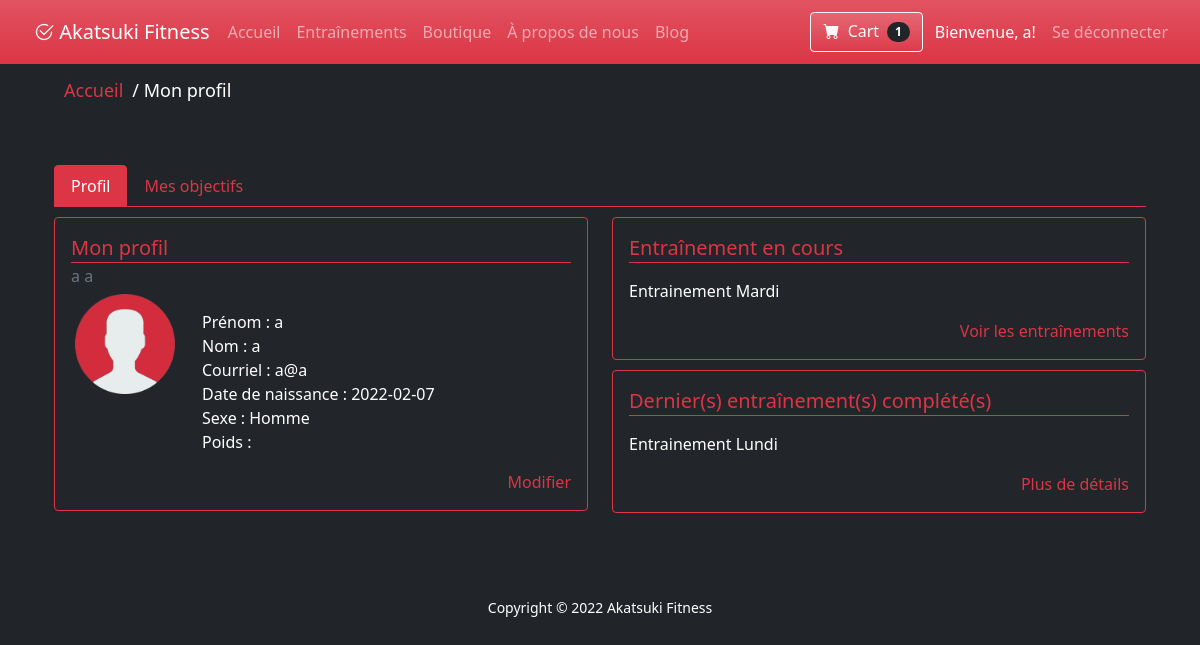
/profile.php (signed in), run on the app's committed database.
### tables this page shows
CREATE TABLE `utilisateur` (
  `iduser` int(11) NOT NULL,
  `nom` varchar(50) NOT NULL,
  `prenom` varchar(50) NOT NULL,
  `email` varchar(100) NOT NULL,
  `date_de_naissance` date NOT NULL,
  `sexe` int(11) NOT NULL,
  `poids` float DEFAULT NULL,
  `datedebutabonnement` date DEFAULT NULL,
  `datefinabonnement` date DEFAULT NULL,
  `poids_desire` float DEFAULT NULL,
  `avatar` int(11) DEFAULT '1'
);

CREATE TABLE `entrainementcontenu` (
  `idcontenu` int(11) NOT NULL,
  `identrainement` int(11) NOT NULL
);

CREATE TABLE `entrainement` (
  `identrainement` int(11) NOT NULL,
  `nom` varchar(50) NOT NULL,
  `status` int(11) NOT NULL,
  `type` varchar(50) NOT NULL,
  `difficulte` varchar(50) NOT NULL
);

### db/conn.php (called while the page is built)
<?php
$host = 'localhost';
$db = 'akatsuki_db';
$user = 'root';
$pass = '';
$chartset = 'utf8mb4';
$dsn = "mysql:host=$host;dbname=$db;chartset=$chartset";
try {
    $pdo = new PDO($dsn, $user, $pass);
    $pdo->setAttribute(PDO::ATTR_ERRMODE, PDO::ERRMODE_EXCEPTION);
} catch (PDOException $e) {
    throw new PDOException($e->getMessage());
}
require_once 'Crud.php';
$crud = new Crud($pdo);

### db/Crud.php (called while the page is built, shortened)
<?php
class Crud
{
    private $db;
    public function __construct($conn)
    {
        $this->db = $conn;
    }
    public function getUser($id){
        try {
            $sql = "SELECT * FROM utilisateur WHERE iduser = '$id' ";
            $stmt = $this->db->prepare($sql);
            $stmt->execute();
            $result = $stmt->fetch();
            return  $result;
        } catch (PDOException $e) {
            echo $e->getMessage();
            return false;
        }
    }
    private function getContenuId($idUser){
        try{
            $sql = "SELECT * FROM  `contenu` WHERE iduser = '$idUser' ";
            $stmt = $this->db->prepare($sql);
            $stmt->execute();
            $result = $stmt->fetch();
            return  $result['idcontenu'];
        }catch  (PDOException $e) {
            echo $e->getMessage();
        return false;
        }
    }
    public function getEntrainementsCompletedByIdUser($idUser){
        $idContenu =$this->getContenuId($idUser);
        return $this->getEntrainementsCompletedOrIncompletedByContenu($idContenu,self::STATUS_COMPLETED);
    }
    public function getEntrainementsInProgressByIdUser($idUser){
        $idContenu =$this->getContenuId($idUser);
        return $this->getEntrainementsCompletedOrIncompletedByContenu($idContenu,self::STATUS_INPROGRESS);
    }
    private function getEntrainementsCompletedOrIncompletedByContenu($idContenu,$wantedStatus){
        try{
            $sql = "SELECT * FROM `entrainementcontenu` INNER JOIN entrainement ON `entrainementcontenu`.`identrainement`  = `entrainement`.`identrainement`
            WHERE `entrainementcontenu`.`idcontenu` = '$idContenu' AND `entrainement`.`status` = $wantedStatus";
            $stmt = $this->db->prepare($sql);
            $stmt->execute();
            $result = $stmt->fetchAll();
            return  $result;
        }catch  (PDOException $e) {
            echo $e->getMessage();
        return false;
        }
    }
    public function getPanierByidUser($idUser){
        try{
            $sql = "SELECT * FROM `panier` INNER JOIN `articlepanier` ON `panier`.`idarticle`  = `articlepanier`.`idarticle`  INNER JOIN `produits` ON `produits`.`idproduit`  = `articlepanier`.`idproduit`  WHERE `panier`.`iduser` = '$idUser' ";
            $stmt = $this->db->prepare($sql);
            $stmt->execute();
            $result = $stmt->fetchAll();
            return  $result;
        }catch  (PDOException $e) {
            echo $e->getMessage();
        return false;
        }
    }
}

### vue/profile_tab.php (the view)
<div class="tab-pane fade show active" id="profile" role="tabpanel" aria-labelledby="profile-tab">
    <div class="row">
        <div class="col-lg-6">
            <div class="card">
                <div class="card-body">
                <h5 class="card-title"><?php __('profile_tab_title'); ?></h5>
                <h6 class="card-subtitle mb-2 text-muted"><?php echo $firstname . ' ' . $lastname ?></h6>
                <div class="row">
                    <div class="col-lg-3">
                        <img src="images/avatars/<?php echo $avatar?>.png" class="icon">
                    </div>
                    <div class="col-lg-9">
                        <p class="card-text">
                             <ul>
                                <li><?php __('profile_tab_label_1'); ?> <?php echo $firstname ?></li>
                                <li><?php __('profile_tab_label_2'); ?> <?php echo $lastname ?> </li>
                                <li><?php __('profile_tab_label_3'); ?> <?php echo $email ?></li>
                                <li><?php __('profile_tab_label_4'); ?> <?php echo $dob ?></li>
                                <li><?php __('profile_tab_label_5'); ?>
                                    <?php
                                        if($sexe == 0){
                                            echo __('profile_gender_male');;
                                        }else if($sexe ==1){
                                            echo __('profile_gender_female');;
                                        }else{
                                            echo __('profile_gender_other');;
                                        }
                                    ?></li>
                                <li><?php __('profile_tab_label_6'); ?> <?php echo $weight ?></li>
                            </ul>
                        </p>
                        <div class="align-right"> <a href="profile_edit.php" class="card-link"><?php __('profile_tab_link_edit'); ?></a></div>
                       </div>
                </div>
            </div>
        </div>
    </div>
    <div class="col-lg-6">
    <div class="card">
        <div class="card-body">
            <h5 class="card-title"><?php __('profile_tab_title_inprogress'); ?></h5>
            <p class="card-text">
                <ul>
                <?php
                    $listeEntrainement = $crud->getEntrainementsInProgressByIdUser($_SESSION['userid']);
                    foreach ($listeEntrainement as $workout) {
                        echo '<li>'.$workout['nom'].'</li>';
                    }
                ?>
                </ul>
            </p>
            <div class="align-right"> <a href="workouts.php" class="card-link"><?php __('profile_tab_link_inprogress'); ?></a></div>
        </div>
    </div>
    <div class="card">
        <div class="card-body">
            <h5 class="card-title"><?php __('profile_tab_title_completed'); ?></h5>
            <p class="card-text">
            <ul>
                <?php
                    $listeEntrainement = $crud->getEntrainementsCompletedByIdUser($_SESSION['userid']);
                        foreach ($listeEntrainement as $training) {
                            echo '<li>'.$training['nom'].'</li>';
                        }
                    ?>
            </ul>
            </p>
            <div class="align-right"> <a href="workouts.php" class="card-link"><?php __('profile_tab_link_completed'); ?></a></div>
        </div>
    </div></div>
</div>
</div>

### includes/header.php (shortened to what this page needs)
<?php
    require_once 'includes/helpers.php';
    require_once 'db/conn.php';
    require_once 'includes/Lang.php';
?>
<!DOCTYPE html>
<html lang="en">
<head>
    <link rel="stylesheet" href="utilitaires/bootstrap-5.1.3-dist/css/bootstrap.css">
    <link rel="stylesheet" href="//code.jquery.com/ui/1.12.1/themes/base/jquery-ui.css">
    <link rel="stylesheet" href="css/style.css" />
    <link href="https://cdn.jsdelivr.net/npm/bootstrap-icons@1.5.0/font/bootstrap-icons.css" rel="stylesheet" />
</head>
<?php include ('vue/nav.php'); ?>
<body class="bg-dark">
    <?php
    if (isset($breadcrumb)){
        echo '<div class="container">';
        breadcrumb($breadcrumb);
    echo '</div>';
    }
    ?>
    <div class="container">

### vue/nav.php (shortened to what this page needs)
<nav id="myNav" class="navbar navbar-expand-lg navbar-dark bg-danger bg-gradient">
    <div class="container-fluid">
        <a class="logo navbar-brand" href="index.php"><i class="bi bi-check2-circle"> </i>Akatsuki Fitness</a>
        <div class="collapse navbar-collapse" id="navbarNav">
            <div class="navbar-nav me-auto">
                <a id="btnHome" href="index.php" class="nav-item nav-link">Accueil</a>
                <a id="btnTrain" <?php if(!isset($_SESSION['userid'])) { ?> data-bs-toggle="modal"
                    data-bs-target="#loginModal" <?php } else {?> href="workouts.php" <?php } ?>
                    class="nav-item nav-link">Entraînements
                </a>
                <a id="btnStore" href="shop_index.php" class="nav-item nav-link">Boutique</a>
                <a id="btnAbout" href="about.php" class="nav-item nav-link">À propos de nous</a>
                <a id="btnBlog" href="blog.php" class="nav-item nav-link">Blog</a>
            </div>
            <div class="navbar-nav ms-auto">
                <?php if(!isset($_SESSION['userid'])) { ?>
                <button id="btnNavLogin" type="button" class="btn btn-outline-light bg-gradient"
                    data-bs-toggle="modal" data-bs-target="#loginModal">
                    Se connecter
                </button>
                <?php } else {
                    $userid = $_SESSION['userid'];
                    $userInfo = $crud->getUser($userid); ?>
                <a class="btn btn-outline-light bg-gradient me-1" href='shop_cart.php'>
                    <i class="bi-cart-fill me-1"></i>
                    Cart
                    <?php
                    $cartItems = $crud->getPanierByidUser($_SESSION['userid']);
                    ?>
                    <span class="badge bg-dark text-white ms-1 rounded-pill"><?php echo count($cartItems)?></span>
                </a>
                <a id="btnBlog" href="profile.php" class="nav-item nav-link active">Bienvenue,
                    <?php echo $userInfo['prenom']?>!</a>
                <a href="logout.php" class="nav-item nav-link">Se déconnecter</a>
                <?php }?>
            </div>
        </div>
    </div>
</nav>

### includes/helpers.php (shortened to what this page needs)
<?php
    function breadcrumb(array $bc_elements) {
        $str = '
    <section style="color:white">
     <ul class="breadcrumb">
    ';
        foreach($bc_elements as $b) {
            list($link, $text) = $b;
            $str .= '<li>';
            if ($link != '') {
                $str .= '<a href="'.$link.'">';
            }
            $str .= $text;
            if ($link != '') {
                $str .= '</a>';
            }
            $str .= '</li>';
        }
        $str .= '</ul>
    </section>
    ';
     echo $str;
    }
    function __($key) {
        return Lang::__($key);
    }
?>

### profile.php (shortened to what this page needs)
<?php
$breadcrumb =[
    ["/", "Accueil"],
    ["", "Mon profil"]
];
require_once('includes/header.php');
$userid = $_SESSION['userid'];
$userInfo = $crud->getUser($userid);
$firstname = $userInfo['prenom'];
$lastname = $userInfo['nom'];
$email = $userInfo['email'];
$dob = $userInfo['date_de_naissance'];
$sexe = $userInfo['sexe'];
$avatar = $userInfo['avatar'];
?>
<div class="profile container">
    <div class="mt-5 mb-5">
        <ul class="nav nav-tabs" id="myTab" role="tablist">
            <li class="nav-item" role="presentation">
                <button class="nav-link active" id="profile-tab" data-bs-toggle="tab" data-bs-target="#profile" type="button" role="tab" aria-controls="profile" aria-selected="false">Profil</button>
            </li>
            <li class="nav-item" role="presentation">
                <button class="nav-link " id="goals-tab" data-bs-toggle="tab" data-bs-target="#goals" type="button" role="tab" aria-controls="home" aria-selected="true">Mes objectifs</button>
            </li>
        </ul>
        <div class="tab-content" id="myTabContent">
            <?php require_once('vue/profile_tab.php'); ?>
        </div>
    </div>
 </div>
<?php
require_once('includes/footer.php');
?>

### includes/Lang.php (shortened to what this page needs)
<?php
 class Lang {
     public static function __($key) {
        if (isset(self::$lang[$key])) {
            echo self::$lang[$key];
        } else {
            echo $key;
        }
     }
}

### includes/footer.php (shortened to what this page needs)
        </div>
        <footer id="footer" style="bottom:0; text-align: center; padding-top:2%">
            <p>
                <small>
                    <span style="color:WHITE; text-align:center"> Copyright &copy;
                        <?echo date("Y") ?> Akatsuki Fitness
                    </span>
                </small>
            </p>
        </footer>
    </body>
</html>

### css/style.css (style rules this page uses)
a { color: #dc3545; text-decoration: none; }
ul { list-style-type: none; padding: 0; margin: 0; }
#myNav { padding: 12px; text-align: center; }
#myNav .logo { padding-left: 10px; padding-right: 10px; margin-right: 0%; }
.card-body { flex: 1 1 auto; padding: 1rem 1rem; }
.profile { color: #fff; }
.profile .card { border:1px solid #dc3545; background-color: #22252A; margin-bottom: 10px; }
.profile h5.card-title { color:#dc3545; border-bottom: 1px solid #dc3545; padding: 2px 0px; }
.profile .icon { max-width: 100px; display: block; margin-left: auto; margin-right: auto; }
.profile .nav-tabs { border-bottom: 1px solid #dc3545; margin-bottom: 10px; }
.profile .nav-tabs .nav-link.active { color: #FFFFFF; background-color: #dc3545; border-color: #dc3545 #dc3545 #dc3545; }
.profile .nav-tabs .nav-link { color: #dc3545; }
.align-right { text-align: right; }

### css/style-breadcrumb.css (style rules this page uses)
ul.breadcrumb { padding: 10px 16px; list-style: none; background-color: none; margin-bottom: 0px; }
ul.breadcrumb li { padding: 3px; display: inline; font-size: 18px; }
ul.breadcrumb li+li:before { color: #ffffff; content: "/\00a0"; }
ul.breadcrumb li a { padding: 3px; color: #dc3545; text-decoration: none; }

### css/style-blog.css (style rules this page uses)
* { box-sizing: border-box; }

### css/style-search.css (style rules this page uses)
.show { display: block; }

### data on the page
utilisateur: prenom "a", nom "a", email "a@a", date_de_naissance "2022-02-07"
entrainementcontenu: identrainement.nom "Entrainement Mardi"
entrainementcontenu: identrainement.nom "Entrainement Lundi"

### other printed values
count($cartItems) "1"
self::$lang[$key] "Mon profil Prénom : Nom : Courriel : Date de naissance : Sexe : Homme Poids : Modifier Entraînement en cours Voir les entraînements Dernier(s) entraînement(s) complété(s) Plus de détails"
